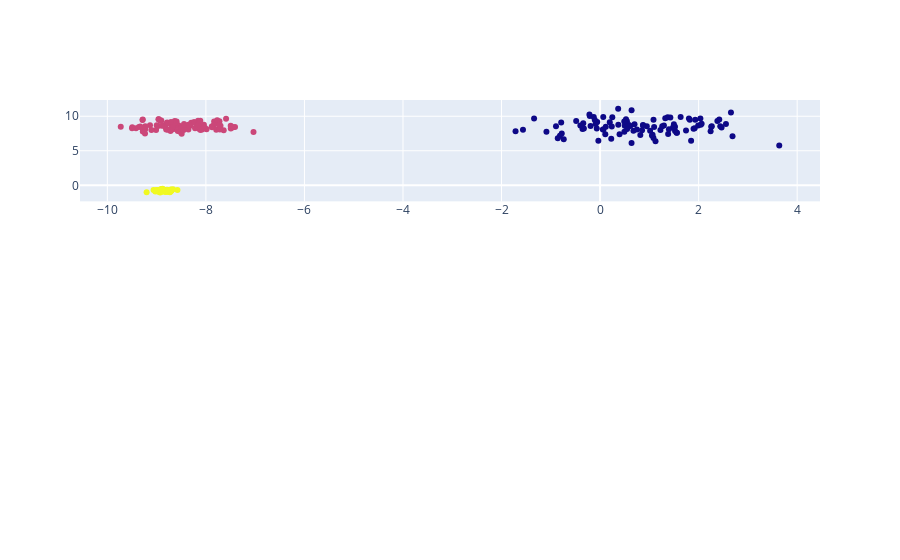

Notebook code for this chart:
### Code cell
fig = make_subplots(rows = 3, cols = 1)
fig.add_scatter(x = X[:, 0], 
                y = X[:, 1], 
                mode = 'markers',
                marker_color = y)

### Figure 1 — Plotly figure (JSON) as saved in the notebook; plotly's stock layout.template omitted (floating-point values rounded to 4 significant figures; data arrays with more than 128 entries replaced by an {"elided": "..."} marker saying what was removed)
{"data": [{"marker": {"color": {"elided": "300 int values"}}, "mode": "markers", "type": "scatter", "x": {"elided": "300 float values"}, "y": {"elided": "300 float values"}}], "layout": {"xaxis": {"anchor": "y", "domain": [0, 1]}, "xaxis2": {"anchor": "y2", "domain": [0, 1]}, "xaxis3": {"anchor": "y3", "domain": [0, 1]}, "yaxis": {"anchor": "x", "domain": [0.7333, 1]}, "yaxis2": {"anchor": "x2", "domain": [0.3667, 0.6333]}, "yaxis3": {"anchor": "x3", "domain": [0, 0.2667]}}}
